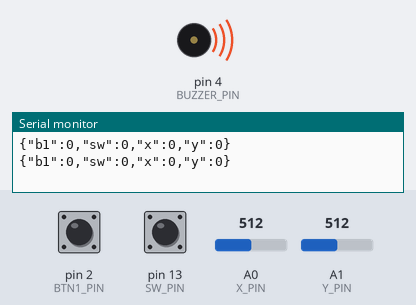
A sketch run on a simulated Arduino Uno, built with avr-gcc and run on an emulated ATmega328P. Parts: buzzer (waves = sounding), the last lines printed to the serial monitor. The inputs (shaded band) are chosen by the test bench; at power-on: pin 2 (BTN1_PIN) HIGH, pin 13 (SW_PIN) HIGH, A0 (X_PIN) = 512, A1 (Y_PIN) = 512.

Above: at 0.1 s.
At 1.2 s:
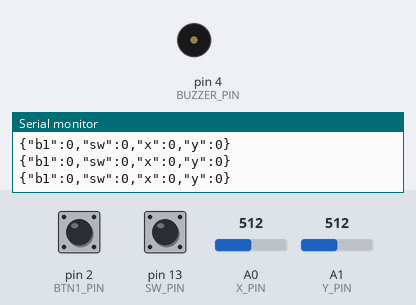
1.3 s: pin 2 (BTN1_PIN) pulled LOW for 0.15 s
At 2.3 s:
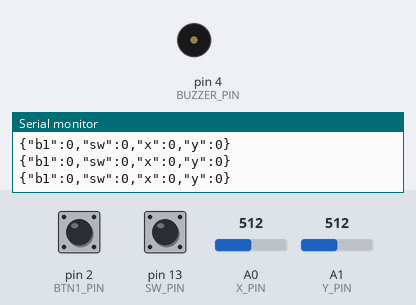
Timing chart, 0 to 4.3 s (numbered marks = the images above; inputs shaded):
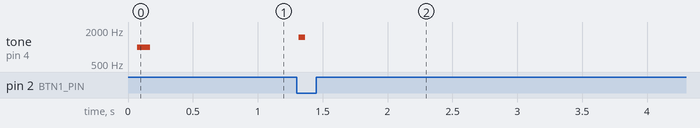

The sketch:

controller.ino
```cpp
// controller.ino
// Reads 1 button + joystick and streams the full controller state over USB serial
// as one JSON line, 50 times per second.
//
// Example line: {"b1":1,"sw":0,"x":-12,"y":87}
//   b1, sw : 1 = pressed, 0 = released
//   x, y   : -100 .. 100, 0 = centered (deadzone applied)
//
// Wiring (Arduino Uno):
//   Button 1 : one leg -> pin 2 (D2), other leg -> GND
//   Buzzer   : positive (+) -> pin 4 (D4), negative (-) -> GND
//   Joystick : GND -> GND, +5V -> 5V, VRx -> A0, VRy -> A1, SW -> pin 13
// No resistors needed: INPUT_PULLUP uses the Arduino's internal pull-ups.

const int BTN1_PIN   = 2;
const int BUZZER_PIN = 4;  // Added buzzer on D4
const int SW_PIN     = 13;
const int X_PIN      = A0;
const int Y_PIN      = A1;

const unsigned long SEND_INTERVAL_MS = 20;  // 50 updates per second
const unsigned long DEBOUNCE_MS      = 15;  // ignore contact bounce shorter than this
const int DEADZONE                   = 8;   // in output units (-100..100)

// ---- Debounced button ------------------------------------------------------
struct Button {
  int pin;
  bool stable;        // debounced state: true = pressed
  bool lastRaw;
  unsigned long lastChange;
};

Button buttons[] = {
  {BTN1_PIN, false, false, 0},
  {SW_PIN,   false, false, 0},
};
const int NUM_BUTTONS = sizeof(buttons) / sizeof(buttons[0]);

void updateButton(Button &b) {
  bool raw = (digitalRead(b.pin) == LOW);  // LOW = pressed with INPUT_PULLUP
  if (raw != b.lastRaw) {                  // reading changed: restart the timer
    b.lastRaw = raw;
    b.lastChange = millis();
  }
  if (millis() - b.lastChange >= DEBOUNCE_MS) {
    b.stable = raw;                        // held steady long enough: accept it
  }
}

// ---- Joystick --------------------------------------------------------------
int centerX = 512;
int centerY = 512;

// Converts a raw 0..1023 reading to -100..100 around the calibrated center.
int axisValue(int raw, int center) {
  long v;
  if (raw >= center) v = map(raw, center, 1023, 0, 100);
  else               v = map(raw, 0, center, -100, 0);
  if (abs(v) < DEADZONE) v = 0;
  return constrain(v, -100, 100);
}

// ---- Main ------------------------------------------------------------------
unsigned long lastSend = 0;

void setup() {
  for (int i = 0; i < NUM_BUTTONS; i++) {
    pinMode(buttons[i].pin, INPUT_PULLUP);
  }
  pinMode(BUZZER_PIN, OUTPUT);

  Serial.begin(115200);

  // Calibrate the joystick center. Don't touch the stick while the board starts.
  long sumX = 0, sumY = 0;
  for (int i = 0; i < 32; i++) {
    sumX += analogRead(X_PIN);
    sumY += analogRead(Y_PIN);
    delay(2);
  }
  centerX = sumX / 32;
  centerY = sumY / 32;

  // Startup chime (1000 Hz for 100 ms)
  tone(BUZZER_PIN, 1000, 100);
}

void loop() {
  for (int i = 0; i < NUM_BUTTONS; i++) updateButton(buttons[i]);

  // Example: Play a quick beep when Button 1 is newly pressed
  static bool prevB1 = false;
  if (buttons[0].stable && !prevB1) {
    tone(BUZZER_PIN, 1500, 50); // 1500 Hz for 50 ms
  }
  prevB1 = buttons[0].stable;

  if (millis() - lastSend >= SEND_INTERVAL_MS) {
    lastSend = millis();

    int x = axisValue(analogRead(X_PIN), centerX);
    int y = axisValue(analogRead(Y_PIN), centerY);

    // Build one JSON line. Field names are the contract with the front end.
    Serial.print("{\"b1\":");
    Serial.print(buttons[0].stable ? 1 : 0);
    Serial.print(",\"sw\":");
    Serial.print(buttons[1].stable ? 1 : 0);
    Serial.print(",\"x\":");
    Serial.print(x);
    Serial.print(",\"y\":");
    Serial.print(y);
    Serial.println("}");
  }
}
```

Measured:
- after the input at 1.3 s, tone on pin 4 (BUZZER_PIN): silent → 1500 Hz at once, → silent 0.05 s later
